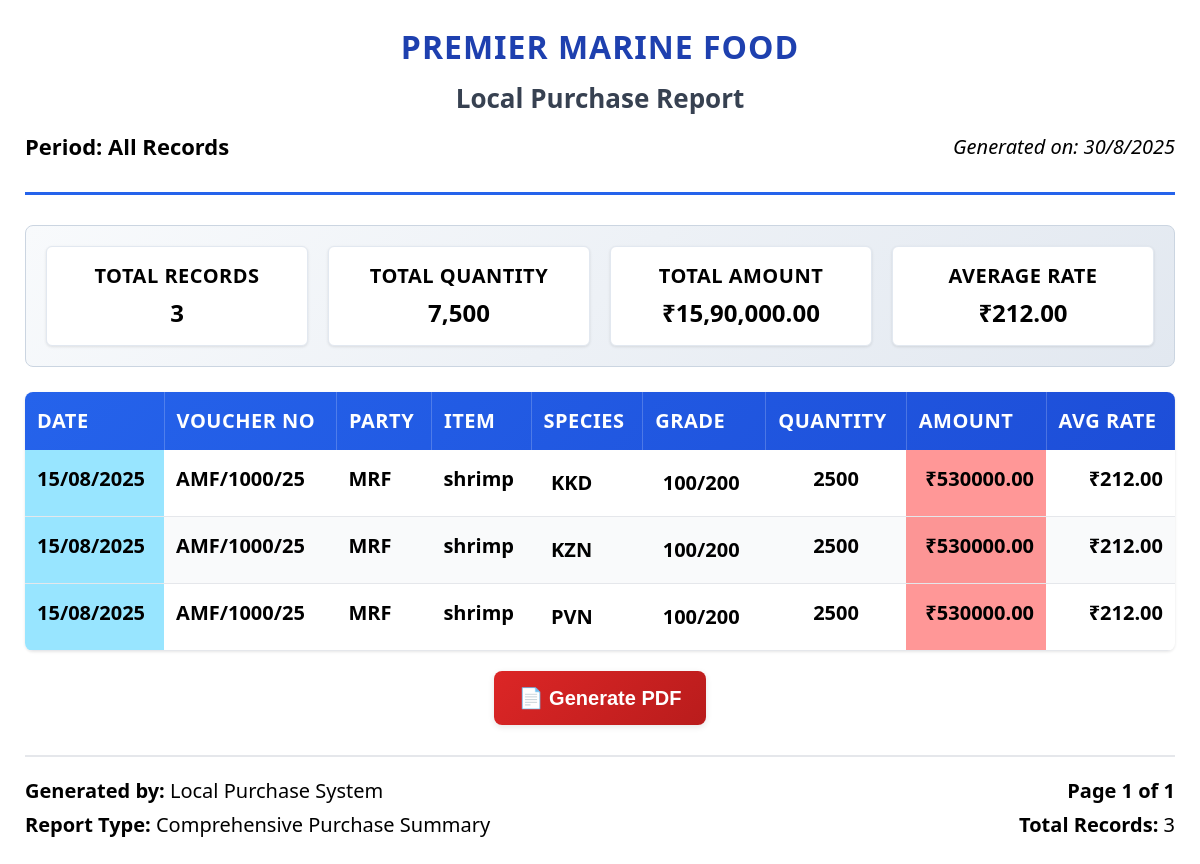
Page /adminapp/local-purchase-report/print/ on the committed database.
### adminapp/models.py (models this page shows, shortened)
class BaseModel(models.Model):
    id = models.CharField(
        primary_key=True,
        max_length=4,
        editable=False,
        unique=True,
        default=generate_short_id
    )
    class Meta:
        abstract = True

class LocalPurchase(BaseModel):
    date = models.DateField()
    voucher_number = models.CharField(max_length=20, unique=True)
    party_name = models.CharField(max_length=150)
    total_amount = models.DecimalField(max_digits=12, decimal_places=2, default=0)
    total_quantity = models.DecimalField(max_digits=12, decimal_places=2, default=0)
    total_items = models.IntegerField(null=True, blank=True)

### adminapp/views.py (the view, shortened to what this page needs)
# urls.py: path('local-purchase-report/print/', views.local_purchase_report_print, name='local_purchase_report_print'),
def local_purchase_report_print(request):
    items = Item.objects.all()
    grades = ItemGrade.objects.all()
    categories = ItemCategory.objects.all()
    species = Species.objects.all()
    queryset = LocalPurchaseItem.objects.select_related(
        "purchase", "item", "grade", "item__category", "item__species"
    )
    selected_items = request.GET.getlist("items")
    selected_grades = request.GET.getlist("grades")
    selected_categories = request.GET.getlist("categories")
    selected_species = request.GET.getlist("species")
    date_filter = request.GET.get("date_filter")
    start_date = request.GET.get("start_date")
    end_date = request.GET.get("end_date")
    party_search = request.GET.get("party_search", "").strip()
    if selected_items:
        queryset = queryset.filter(item__id__in=selected_items)
    if selected_grades:
        queryset = queryset.filter(grade__id__in=selected_grades)
    if selected_categories:
        queryset = queryset.filter(item__category__id__in=selected_categories)
    if selected_species:
        queryset = queryset.filter(item__species__id__in=selected_species)
    if party_search:
        queryset = queryset.filter(purchase__party_name__icontains=party_search)
    if date_filter == "week":
        queryset = queryset.filter(purchase__date__gte=now().date() - timedelta(days=7))
    elif date_filter == "month":
        queryset = queryset.filter(purchase__date__month=now().month)
    elif date_filter == "year":
        queryset = queryset.filter(purchase__date__year=now().year)
    summary = (
        queryset.values(
            "item__name",
            "item__category__name",
            "item__species__name",
            "grade__grade",  # Changed from grade__name to grade__grade
            "purchase__party_name",
            "purchase__voucher_number",
            "purchase__date",
        )
        .annotate(
            total_quantity=Sum("quantity"),
            total_amount=Sum("amount"),
            avg_rate=Sum(F("amount"), output_field=FloatField()) / Sum(F("quantity"), output_field=FloatField()),
        )
        .order_by("purchase__date")
    )
    return render(
        request,
        "adminapp/report/local_purchase_report_print.html",
        {
            "summary": summary,
            "start_date": start_date,
            "end_date": end_date,
            "selected_items": selected_items,
            "selected_grades": selected_grades,
            "selected_categories": selected_categories,
            "selected_species": selected_species,
            "party_search": party_search,
        },
    )

### adminapp/templates/adminapp/report/local_purchase_report_print.html (shortened to what this page needs)
<!DOCTYPE html>
<html>
<head>
</head>
<body>
    <div class="report-header">
        <div class="company-name">Premier Marine Food</div>
        <div class="report-title">Local Purchase Report</div>
        <div class="report-info">
            <div class="date-range">
                {% if start_date and end_date %}
                    Period: {{ start_date|date:"d/m/Y" }} to {{ end_date|date:"d/m/Y" }}
                {% else %}
                    Period: All Records
                {% endif %}
            </div>
            <div class="print-date">Generated on: <span id="currentDate"></span></div>
        </div>
    </div>
    <div class="summary-stats">
        <div class="stats-grid">
            <div class="stat-item">
                <div class="stat-label">Total Records</div>
                <div class="stat-value" id="totalRecords">{{ summary|length }}</div>
            </div>
            <div class="stat-item">
                <div class="stat-label">Total Quantity</div>
                <div class="stat-value" id="totalQuantity">0</div>
            </div>
            <div class="stat-item">
                <div class="stat-label">Total Amount</div>
                <div class="stat-value" id="totalAmount">₹0.00</div>
            </div>
            <div class="stat-item">
                <div class="stat-label">Average Rate</div>
                <div class="stat-value" id="avgRate">₹0.00</div>
            </div>
        </div>
    </div>
    <table class="data-table">
        <thead>
            <tr>
                <th>Date</th>
                <th>Voucher No</th>
                <th>Party</th>
                <th>Item</th>
                <th>Species</th>
                <th>Grade</th>
                <th>Quantity</th>
                <th>Amount</th>
                <th>Avg Rate</th>
            </tr>
        </thead>
        <tbody id="dataTableBody">
            {% for row in summary %}
            <tr>
                <td class="date-cell">{{ row.purchase__date|date:"d/m/Y" }}</td>
                <td class="voucher-cell">{{ row.purchase__voucher_number }}</td>
                <td class="party-cell">{{ row.purchase__party_name }}</td>
                <td class="item-cell">{{ row.item__name }}</td>
                <td>
                    {% if row.item__species__name %}
                        <span class="species-cell">{{ row.item__species__name }}</span>
                    {% else %}
                        N/A
                    {% endif %}
                </td>
                <td>
                    {% if row.grade__grade %}
                        <span class="grade-cell">{{ row.grade__grade }}</span>
                    {% else %}
                        N/A
                    {% endif %}
                </td>
                <td class="quantity-cell">{{ row.total_quantity|floatformat:0 }}</td>
                <td class="amount-cell">₹{{ row.total_amount|floatformat:2 }}</td>
                <td class="rate-cell">₹{{ row.avg_rate|floatformat:2 }}</td>
            </tr>
            {% empty %}
            <tr>
                <td colspan="9" class="no-data">
                    No records found matching the selected criteria.
                </td>
            </tr>
            {% endfor %}
        </tbody>
    </table>
    <div class="action-buttons">
        <button type="button" onclick="generatePDF()" class="action-btn pdf-btn">
            📄 Generate PDF
        </button>
    </div>
    <div class="report-footer">
        <div class="footer-left">
            <div><strong>Generated by:</strong> Local Purchase System</div>
            <div><strong>Report Type:</strong> Comprehensive Purchase Summary</div>
        </div>
        <div class="footer-right">
            <div class="page-number">Page 1 of 1</div>
            <div><strong>Total Records:</strong> {{ summary|length }}</div>
        </div>
    </div>
</body>
</html>

### adminapp/templates/adminapp/report/local_purchase_report_print.html (style rules this page uses)
* { margin: 0; padding: 0; box-sizing: border-box; }
body { padding: 25px; font-family: 'Segoe UI', Tahoma, Geneva, Verdana, sans-serif; font-size: 20px; line-height: 1.4; color: #000000; background: white; }
.report-header { text-align: center; margin-bottom: 30px; padding-bottom: 20px; border-bottom: 3px solid #2563eb; }
.company-name { font-size: 32px; font-weight: bold; color: #1e40af; margin-bottom: 10px; text-transform: uppercase; letter-spacing: 1px; }
.report-title { font-size: 26px; font-weight: 600; color: #374151; margin-bottom: 15px; }
.report-info { display: flex; justify-content: space-between; align-items: center; margin-bottom: 10px; font-size: 20px; color: #000000; }
.date-range { font-weight: 600; color: #000000; font-size: 22px; }
.print-date { font-style: italic; color: #000000; font-size: 20px; }
.summary-stats { background: linear-gradient(135deg, #f8fafc 0%, #e2e8f0 100%); padding: 20px; border-radius: 8px; margin-bottom: 25px; border: 1px solid #cbd5e1; }
.stats-grid { display: grid; grid-template-columns: repeat(auto-fit, minmax(250px, 1fr)); gap: 20px; }
.stat-item { text-align: center; padding: 15px; background: white; border-radius: 6px; border: 1px solid #e2e8f0; box-shadow: 0 1px 3px rgba(0,0,0,0.1); }
.stat-label { font-size: 20px; color: #000000; text-transform: uppercase; font-weight: 600; margin-bottom: 6px; letter-spacing: 0.5px; }
.stat-value { font-size: 24px; font-weight: bold; color: #000000; }
.data-table { width: 100%; border-collapse: collapse; margin-bottom: 20px; box-shadow: 0 1px 3px rgba(0,0,0,0.1); border-radius: 8px; overflow: hidden; }
.data-table thead { background: linear-gradient(135deg, #2563eb 0%, #1d4ed8 100%); color: white; }
.data-table th { padding: 15px 12px; text-align: left; font-weight: 600; font-size: 20px; text-transform: uppercase; letter-spacing: 0.5px; border-right: 1px solid rgba(255,255,255,0.2); color: white; }
.data-table th:last-child { border-right: none; }
.data-table td { padding: 15px 12px; border-bottom: 1px solid #e5e7eb; font-size: 20px; vertical-align: top; color: #000000; font-weight: 600; }
.data-table tbody tr:nth-child(even) { background-color: #f9fafb; }
.amount-cell { background-color: #ff54549b; text-align: right; font-weight: 700; color: #000000; font-size: 22px; }
.quantity-cell { text-align: center; font-weight: 700; color: #000000; font-size: 22px; }
.date-cell { background-color: #98e5ff; font-weight: 600; color: #000000; white-space: nowrap; font-size: 20px; }
.voucher-cell, .party-cell, .item-cell { font-weight: 700; color: #000000; font-size: 20px; }
.grade-cell { color: #000000; font-weight: 600; border-radius: 4px; padding: 4px 8px; display: inline-block; font-size: 20px; }
.species-cell { color: #000000; font-weight: 600; border-radius: 4px; padding: 4px 8px; display: inline-block; font-size: 20px; }
.rate-cell { text-align: right; font-weight: 600; color: #000000; font-size: 22px; }
.report-footer { margin-top: 30px; padding-top: 20px; border-top: 2px solid #e5e7eb; display: flex; justify-content: space-between; align-items: center; font-size: 20px; color: #000000; }
.footer-left, .footer-right { display: flex; flex-direction: column; gap: 6px; }
.footer-right { text-align: right; }
.page-number { font-weight: 600; color: #000000; font-size: 20px; }
.action-buttons { display: flex; gap: 15px; justify-content: center; margin-top: 20px; flex-wrap: wrap; }
.action-btn { padding: 15px 25px; border: none; border-radius: 8px; font-size: 20px; font-weight: 600; text-decoration: none; display: inline-flex; align-items: center; cursor: pointer; transition: all 0.3s ease; box-shadow: 0 2px 6px rgba(0,0,0,0.1); gap: 10px; }
.pdf-btn { background: linear-gradient(135deg, #dc2626, #b91c1c); color: white; }

### rows in the picture
LocalPurchase: purchase__date "15/08/2025", purchase__voucher_number "AMF/1000/25", purchase__party_name "MRF", item__name "shrimp", item__species__name "KKD", grade__grade "100/200", total_quantity "2500", total_amount "530000.00", avg_rate "212.00", item__species__name "KZN", item__species__name "PVN"

### other values in the picture
{{ summary|length }} "3"
